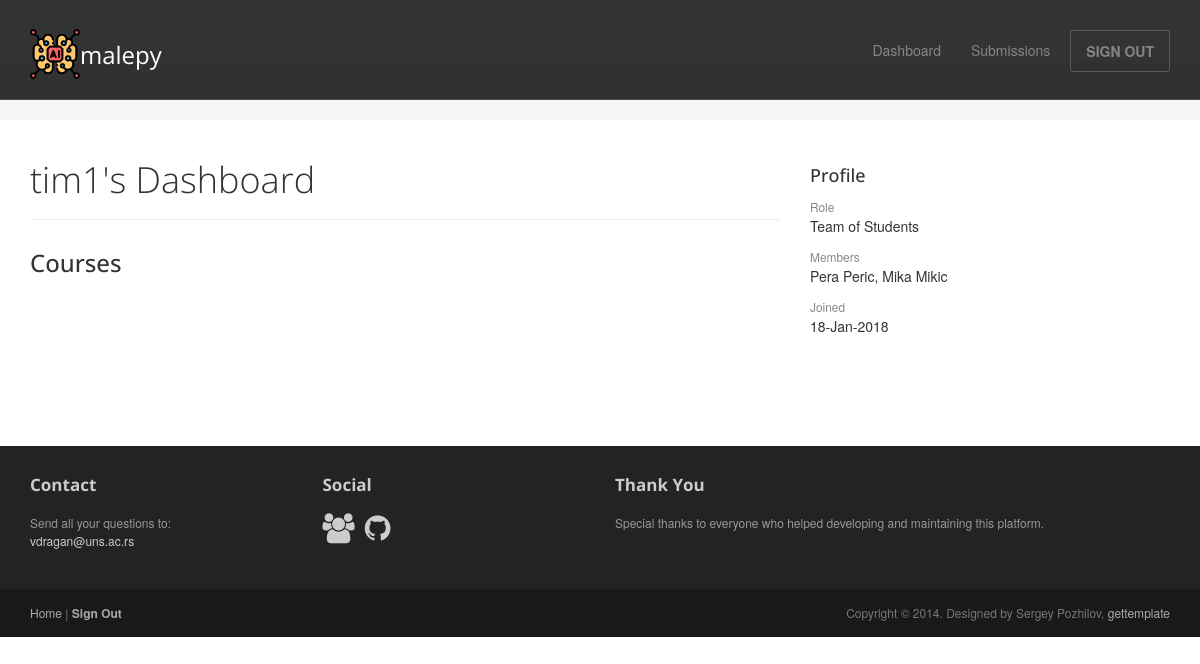
Screenshot of /dashboard/ (signed in) with the database file from the repository.
### malepy/models.py (models this page shows, shortened)
class User(AbstractUser):
    user_role = models.IntegerField(null=False, blank=False, default=0)  # 0 = teacher, 1 = student
    members = models.CharField(max_length=200, null=True, blank=True)

### malepy/views.py (the view)
# urls.py: url(r'^dashboard/$', views.dashboard, name='dashboard'),
@login_required(login_url='/')
def dashboard(request):
    this_user = get_object_or_404(User, pk=request.user.id)
    enrollments = Enrollment.objects.filter(user=this_user).order_by('-enrolled')
    context = {"enrollments": enrollments}
    return render(request, 'malepy/dashboard.html', context=context)

### malepy/templates/malepy/dashboard.html (shortened to what this page needs)
{% extends "malepy/user_base.html" %}
{% block article %}
    <header class="page-header">
        <h1 class="page-title">{{ user.username }}'s Dashboard</h1>
    </header>
    <h3>Courses</h3>
{% endblock %}

### malepy/templates/malepy/user_base.html (shortened to what this page needs)
<!DOCTYPE html>
<html lang="en">
<head>
    {% load staticfiles %}
	<link rel="stylesheet" href="{% static 'malepy/css/bootstrap.min.css' %}">
	<link rel="stylesheet" href="{% static 'malepy/css/font-awesome.min.css' %}">
	<link rel="stylesheet" href="{% static 'malepy/css/bootstrap-theme.css' %}" media="screen" >
	<link rel="stylesheet" href="{% static 'malepy/css/main.css' %}">
</head>
<body class="home">
	<div class="navbar navbar-inverse navbar-fixed-top headroom" >
		<div class="container">
			<div class="navbar-header">
				<a class="navbar-brand" href="/"><img src="{% static 'malepy/images/artificial-intelligence.png' %}" alt="MaLePY Platform">malepy</a>
			</div>
			<div class="navbar-collapse collapse">
				<ul class="nav navbar-nav pull-right">
					<li><a href="{% url 'malepy:dashboard' %}">Dashboard</a></li>
                    {% if user.user_role %}
                        <li><a href="{% url 'malepy:history' user.id %}">Submissions</a></li>
                    {% else %}
                        <li><a href="{% url 'malepy:reports' %}">Reports</a></li>
                    {% endif %}
					<li><a class="btn" href="{% url 'malepy:logout' %}">SIGN OUT</a></li>
				</ul>
			</div>
		</div>
	</div>
     <div class="jumbotron top-space">
    </div>
	<div class="container">
		<div class="row">
			<article class="col-sm-8 maincontent">
				{% block article %}
                {% endblock %}
			</article>
			<aside class="col-sm-4 sidebar sidebar-right">
				<div class="widget">
					<h4>Profile</h4>
					<ul class="list-unstyled list-spaces">
                        {% if user.user_role %}
                            {% if user.members %}
                                <li><span class="small text-muted">Role</span><p>Team of Students</p></li>
                                <li><span class="small text-muted">Members</span><p>{{ user.members }}</p>
                                </li>
                            {% else %}
                                <li><span class="small text-muted">Role</span><p>Student</p></li>
                                <li><span class="small text-muted">Name</span><p>{{ user.first_name }} {{ user.last_name }}</p></li>
                            {% endif %}
                        {% else %}
                            <li><span class="small text-muted">Role</span><p>Teacher</p></li>
                            <li><span class="small text-muted">Name</span><p>{{ user.first_name }} {{ user.last_name }}</p></li>
                        {% endif %}
                        <li><span class="small text-muted">Joined</span><p>{{ user.date_joined|date:"d-M-Y" }}</p></li>
					</ul>
				</div>
			</aside>
		</div>
	</div>
	<footer id="footer" class="top-space">
		<div class="footer1">
			<div class="container">
				<div class="row">
					<div class="col-md-3 widget">
						<h3 class="widget-title">Contact</h3>
						<div class="widget-body">
							<p>Send all your questions to:<br>
								<a href="mailto:vdragan@uns.ac.rs">vdragan@uns.ac.rs</a><br>
							</p>
						</div>
					</div>
					<div class="col-md-3 widget">
						<h3 class="widget-title">Social</h3>
						<div class="widget-body">
							<p class="follow-me-icons">
								<a href="http://informatika.ftn.uns.ac.rs/"><i class="fa fa-group fa-2"></i></a>
								<a href="https://github.com/ftn-ai-lab/"><i class="fa fa-github fa-2"></i></a>
							</p>
						</div>
					</div>
					<div class="col-md-6 widget">
						<h3 class="widget-title">Thank You</h3>
						<div class="widget-body">
                            <p>Special thanks to everyone who helped developing and maintaining this platform.</p>
						</div>
					</div>
				</div>
			</div>
		</div>
		<div class="footer2">
			<div class="container">
				<div class="row">
					<div class="col-md-6 widget">
						<div class="widget-body">
							<p class="simplenav">
								<a href="/">Home</a> |
								<b><a href="{% url 'malepy:logout' %}">Sign Out</a></b>
							</p>
						</div>
					</div>
					<div class="col-md-6 widget">
						<div class="widget-body">
							<p class="text-right">
								Copyright &copy; 2014. Designed by Sergey Pozhilov, <a href="http://gettemplate.com/" rel="designer">gettemplate</a>
							</p>
						</div>
					</div>
				</div>
			</div>
		</div>
	</footer>
</body>
</html>

### malepy/static/malepy/css/main.css (style rules this page uses)
.headroom { -webkit-transition: all 0.4s ease-out; -moz-transition: all 0.4s ease-out; -o-transition: all 0.4s ease-out; transition: all 0.4s ease-out; }
h1, h2, h3, h4, h5, h6 { font-family:"Open sans", Helvetica, Arial; }
h1, .h1, h2, .h2, h3, .h3 { margin-top:30px; }
.page-title { margin-top:20px; font-weight:300; }
.text-muted { color:#888; }
ul.list-spaces li { margin-bottom:10px; }
.top-space { margin-top: 60px; }
img { max-width:100%; }
.sidebar { padding-top:36px; padding-bottom:30px; }
.sidebar .widget { margin-bottom:20px; }
.footer1 { background: #232323; padding: 30px 0 0 0; font-size: 12px; color: #999; }
.footer1 a { color: #ccc; }
.footer1 .widget { margin-bottom:30px; }
.footer1 .widget-title { font-size: 17px; font-weight: bold; color: #ccc; margin: 0 0 20px; }
.follow-me-icons { font-size:30px; }
.follow-me-icons i { float:left; margin:0 10px 0 0; }
.footer2 { background: #191919; padding: 15px 0; color: #777; font-size: 12px; }
.footer2 a { color: #aaa; }
.footer2 p { margin: 0; }

### rows the page displays
User: username "tim1", members "Pera Peric, Mika Mikic", date_joined "18-Jan-2018"
